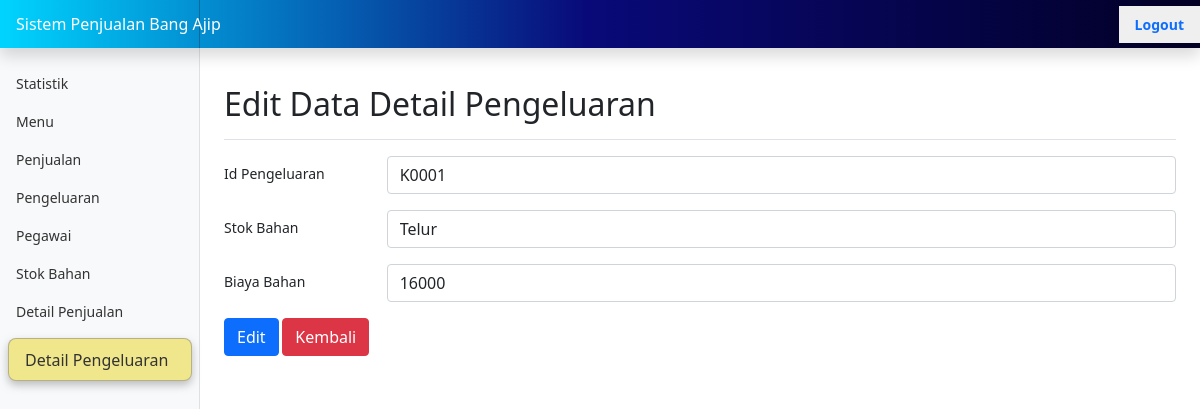
The app's page /pages/detailpengeluaran-form-edit.php?id=1 (signed in) with its own data.
### tables this page shows
CREATE TABLE `detail_pengeluaran` (
  `id` int(11) NOT NULL,
  `id_pengeluaran` varchar(5) DEFAULT NULL,
  `id_stok` varchar(5) DEFAULT NULL,
  `harga_satuan` double DEFAULT NULL
);

CREATE TABLE `pengeluaran` (
  `id_pengeluaran` varchar(5) NOT NULL,
  `tanggal` date NOT NULL,
  `total_harga` double NOT NULL,
  `id_pegawai` varchar(5) NOT NULL
);

CREATE TABLE `stok_bahan` (
  `id_stok` varchar(5) NOT NULL,
  `nama_bahan` varchar(25) NOT NULL,
  `qty` int(11) NOT NULL,
  `satuan` varchar(5) DEFAULT NULL
);

### pages/detailpengeluaran-form-edit.php (the view, shortened to what this page needs)
<?php include_once("../functions/functions.php"); ?>
<!doctype html>
<html lang="en">
<?php include_once("../head.php"); ?>
<body>
    <div class="container-fluid">
        <div class="row">
            <main class="col-md-9 ms-sm-auto col-lg-10 px-md-4">
                <div class="d-flex justify-content-between flex-wrap flex-md-nowrap align-items-center pt-3 pb-2 mb-3 border-bottom">
                    <h1 class="h2">Edit Data Detail Pengeluaran</h1>
                </div>
                <?php
                if (isset($_GET["id"])) {
                    $id = $mysqli->escape_string($_GET["id"]);
                    if ($dataDPengeluaran = getDataDPengeluaran($id)) {
                    ?>
                        <form method="POST" name="form-edit-stok" action="detailpengeluaran-edit.php">
                            <div class="row mb-3">
                                <label for="inputIdPengeluaran" class="col-sm-2 col-form-label">Id Pengeluaran</label>
                                <div class="col-sm-10">
                                    <select class="form-control" id="inputIdPengeluaran" name="inputIdPengeluaran">
                                        <?php
                                            $data = getListPengeluaran();
                                            foreach ($data as $row) {
                                                echo "<option value=\"" . $row["id_pengeluaran"] . "\"";
                                                if ($row["id_pengeluaran"] == $dataDPengeluaran["id_pengeluaran"]) {
                                                    echo " selected";
                                                }
                                                echo ">" . $row["id_pengeluaran"] . "</option>";
                                            }
                                        ?>
                                    </select>
                                </div>
                            </div>
                            <div class=" row mb-3">
                                <label for="inputStokBahan" class="col-sm-2 col-form-label">Stok Bahan</label>
                                <div class="col-sm-10">
                                    <select class="form-control" id="inputStokBahan" name="inputStokBahan">
                                        <?php
                                            $data = getListStok();
                                            foreach ($data as $row) {
                                                echo "<option value=\"" . $row["id_stok"] . "\"";
                                                if ($row["id_stok"] == $dataDPengeluaran["id_stok"]) {
                                                    echo " selected";
                                                }
                                                echo ">" . $row["nama_bahan"] . "</option>";
                                            }
                                        ?>
                                    </select>
                                </div>
                            </div>
                            <div class="row mb-3">
                                <label for="inputHargaSatuan" class="col-sm-2 col-form-label">Biaya Bahan</label>
                                <div class="col-sm-10">
                                    <input type="text" class="form-control" id="inputHargaSatuan" name="inputHargaSatuan" value="<?= $dataDPengeluaran["harga_satuan"] ?>" required>
                                </div>
                            </div>
                            <button type="submit" class="btn btn-primary" name="tblEdit">Edit</button>
                            <a href="DetailPengeluaran.php"><button type="button" class="btn btn-danger">Kembali</button></a>
                        </form>
                    <?php
                    } else {
                        echo "<div class='alert alert-danger' role='alert'>Data menu tidak ditemukan</div>";
                    }
                    ?>
                <?php
                } else {
                    echo "<div class='alert alert-danger' role='alert'>Data tidak ditemukan</div>";
                }
                ?>
            </main>
        </div>
    </div>
</body>
</html>

### style/dashboard.css (style rules this page uses)
body { font-size: .875rem; }

### records on screen
detail_pengeluaran: inputIdPengeluaran "K0001", inputStokBahan "Telur", inputHargaSatuan "16000"
